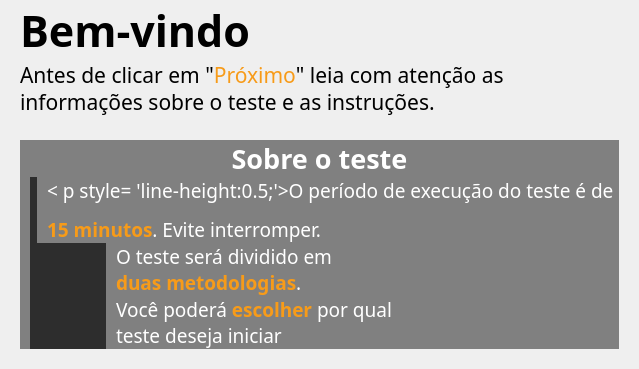
           <widget class="QFrame" name="frame_5">
            <property name="frameShape">
             <enum>QFrame::NoFrame</enum>
            </property>
            <property name="frameShadow">
             <enum>QFrame::Raised</enum>
            </property>
            <layout class="QVBoxLayout" name="verticalLayout_5">
             <property name="spacing">
              <number>0</number>
             </property>
             <property name="leftMargin">
              <number>0</number>
             </property>
             <property name="topMargin">
              <number>0</number>
             </property>
             <property name="rightMargin">
              <number>0</number>
             </property>
             <property name="bottomMargin">
              <number>0</number>
             </property>
             <item>
              <widget class="QFrame" name="textFrame">
               <property name="minimumSize">
                <size>
                 <width>0</width>
                 <height>120</height>
                </size>
               </property>
               <property name="maximumSize">
                <size>
                 <width>16777215</width>
                 <height>120</height>
                </size>
               </property>
               <property name="frameShape">
                <enum>QFrame::NoFrame</enum>
               </property>
               <property name="frameShadow">
                <enum>QFrame::Raised</enum>
               </property>
               <layout class="QVBoxLayout" name="verticalLayout_6">
                <property name="spacing">
                 <number>0</number>
                </property>
                <property name="leftMargin">
                 <number>0</number>
                </property>
                <property name="topMargin">
                 <number>0</number>
                </property>
                <property name="rightMargin">
                 <number>0</number>
                </property>
                <property name="bottomMargin">
                 <number>0</number>
                </property>
                <item>
                 <widget class="QFrame" name="frame_9">
                  <property name="styleSheet">
                   <string notr="true"/>
                  </property>
                  <property name="frameShape">
                   <enum>QFrame::NoFrame</enum>
                  </property>
                  <property name="frameShadow">
                   <enum>QFrame::Raised</enum>
                  </property>
                  <layout class="QVBoxLayout" name="verticalLayout_7">
                   <property name="spacing">
                    <number>0</number>
                   </property>
                   <property name="leftMargin">
                    <number>20</number>
                   </property>
                   <property name="topMargin">
                    <number>0</number>
                   </property>
                   <property name="rightMargin">
                    <number>0</number>
                   </property>
                   <property name="bottomMargin">
                    <number>0</number>
                   </property>
                   <item>
                    <widget class="QLabel" name="label">
                     <property name="font">
                      <font>
                       <family>Dosis</family>
                       <pointsize>32</pointsize>
                       <bold>true</bold>
                      </font>
                     </property>
                     <property name="frameShape">
                      <enum>QFrame::NoFrame</enum>
                     </property>
                     <property name="text">
                      <string>Bem-vindo</string>
                     </property>
                    </widget>
                   </item>
                  </layout>
                 </widget>
                </item>
                <item>
                 <widget class="QFrame" name="frame_10">
                  <property name="frameShape">
                   <enum>QFrame::NoFrame</enum>
                  </property>
                  <property name="frameShadow">
                   <enum>QFrame::Raised</enum>
                  </property>
                  <layout class="QHBoxLayout" name="horizontalLayout_5">
                   <property name="spacing">
                    <number>0</number>
                   </property>
                   <property name="leftMargin">
                    <number>20</number>
                   </property>
                   <property name="topMargin">
                    <number>0</number>
                   </property>
                   <property name="rightMargin">
                    <number>0</number>
                   </property>
                   <property name="bottomMargin">
                    <number>0</number>
                   </property>
                   <item>
                    <widget class="QLabel" name="label_4">
                     <property name="font">
                      <font>
                       <family>Dosis</family>
                       <pointsize>16</pointsize>
                      </font>
                     </property>
                     <property name="frameShape">
                      <enum>QFrame::NoFrame</enum>
                     </property>
                     <property name="text">
                      <string>&lt;html&gt;&lt;head/&gt;&lt;body&gt;&lt;p style= &quot;line-height:0.5;&quot;&gt;Antes de clicar em &amp;quot;&lt;span style=&quot; color:#f79b19;&quot;&gt;Próximo&lt;/span&gt;&amp;quot; leia com atenção as &lt;/p&gt;&lt;p&gt;informações sobre o teste e as instruções.&lt;/p&gt;&lt;/body&gt;&lt;/html&gt;</string>
                     </property>
                     <property name="alignment">
                      <set>Qt::AlignLeading|Qt::AlignLeft|Qt::AlignTop</set>
                     </property>
                    </widget>
                   </item>
                  </layout>
                 </widget>
                </item>
               </layout>
              </widget>
             </item>
             <item>
              <widget class="QFrame" name="frame_8">
               <property name="frameShape">
                <enum>QFrame::NoFrame</enum>
               </property>
               <property name="frameShadow">
                <enum>QFrame::Raised</enum>
               </property>
               <layout class="QHBoxLayout" name="horizontalLayout_6">
                <property name="spacing">
                 <number>0</number>
                </property>
                <property name="leftMargin">
                 <number>20</number>
                </property>
                <property name="topMargin">
                 <number>20</number>
                </property>
                <property name="rightMargin">
                 <number>20</number>
                </property>
                <property name="bottomMargin">
                 <number>20</number>
                </property>
                <item>
                 <widget class="QFrame" name="frame_7">
                  <property name="styleSheet">
                   <string notr="true">QFrame {
	background-color: #808080;
	color: #FFFFFF;
}</string>
                  </property>
                  <property name="frameShape">
                   <enum>QFrame::NoFrame</enum>
                  </property>
                  <property name="frameShadow">
                   <enum>QFrame::Plain</enum>
                  </property>
                  <property name="lineWidth">
                   <number>0</number>
                  </property>
                  <layout class="QVBoxLayout" name="verticalLayout_8">
                   <property name="spacing">
                    <number>0</number>
                   </property>
                   <property name="leftMargin">
                    <number>0</number>
                   </property>
                   <property name="topMargin">
                    <number>0</number>
                   </property>
                   <property name="rightMargin">
                    <number>0</number>
                   </property>
                   <property name="bottomMargin">
                    <number>0</number>
                   </property>
                   <item>
                    <widget class="QFrame" name="frame_11">
                     <property name="maximumSize">
                      <size>
                       <width>16777215</width>
                       <height>45</height>
                      </size>
                     </property>
                     <property name="frameShape">
                      <enum>QFrame::NoFrame</enum>
                     </property>
                     <property name="frameShadow">
                      <enum>QFrame::Raised</enum>
                     </property>
                     <layout class="QVBoxLayout" name="verticalLayout_9">
                      <property name="leftMargin">
                       <number>0</number>
                      </property>
                      <property name="topMargin">
                       <number>0</number>
                      </property>
                      <property name="rightMargin">
                       <number>0</number>
                      </property>
                      <property name="bottomMargin">
                       <number>0</number>
                      </property>
                      <item>
                       <widget class="QLabel" name="label_5">
                        <property name="font">
                         <font>
                          <family>Dosis</family>
                          <pointsize>20</pointsize>
                          <bold>true</bold>
                         </font>
                        </property>
                        <property name="frameShape">
                         <enum>QFrame::NoFrame</enum>
                        </property>
                        <property name="text">
                         <string>Sobre o teste</string>
                        </property>
                        <property name="alignment">
                         <set>Qt::AlignCenter</set>
                        </property>
                       </widget>
                      </item>
                     </layout>
                    </widget>
                   </item>
                   <item>
                    <widget class="QFrame" name="frame_14">
                     <property name="maximumSize">
                      <size>
                       <width>16777215</width>
                       <height>75</height>
                      </size>
                     </property>
                     <property name="frameShape">
                      <enum>QFrame::NoFrame</enum>
                     </property>
                     <property name="frameShadow">
                      <enum>QFrame::Raised</enum>
                     </property>
                     <layout class="QHBoxLayout" name="horizontalLayout_10">
                      <property name="spacing">
                       <number>0</number>
                      </property>
                      <property name="leftMargin">
                       <number>10</number>
                      </property>
                      <property name="topMargin">
                       <number>0</number>
                      </property>
                      <property name="rightMargin">
                       <number>0</number>
                      </property>
                      <property name="bottomMargin">
                       <number>0</number>
                      </property>
                      <item>
                       <widget class="QFrame" name="frame_21">
                        <property name="minimumSize">
                         <size>
                          <width>0</width>
                          <height>30</height>
                         </size>
                        </property>
                        <property name="maximumSize">
                         <size>
                          <width>76</width>
                          <height>16777215</height>
                         </size>
                        </property>
                        <property name="frameShape">
                         <enum>QFrame::NoFrame</enum>
                        </property>
                        <property name="frameShadow">
                         <enum>QFrame::Raised</enum>
                        </property>
                        <layout class="QHBoxLayout" name="horizontalLayout_11">
                         <property name="spacing">
                          <number>0</number>
                         </property>
                         <property name="leftMargin">
                          <number>0</number>
                         </property>
                         <property name="topMargin">
                          <number>0</number>
                         </property>
                         <property name="rightMargin">
                          <number>0</number>
                         </property>
                         <property name="bottomMargin">
                          <number>0</number>
                         </property>
                         <item>
                          <widget class="QLabel" name="label_10">
                           <property name="styleSheet">
                            <string notr="true">background-color: rgb(45, 45, 45);
border-radius: 37px</string>
                           </property>
                           <property name="frameShape">
                            <enum>QFrame::NoFrame</enum>
                           </property>
                           <property name="text">
                            <string/>
                           </property>
                           <property name="pixmap">
                            <pixmap>Resources/img/sand-clock.png</pixmap>
                           </property>
                           <property name="scaledContents">
                            <bool>true</bool>
                           </property>
                           <property name="alignment">
                            <set>Qt::AlignCenter</set>
                           </property>
                           <property name="margin">
                            <number>15</number>
                           </property>
                          </widget>
                         </item>
                        </layout>
                       </widget>
                      </item>
                      <item>
                       <widget class="QFrame" name="frame_22">
                        <property name="maximumSize">
                         <size>
                          <width>16777215</width>
                          <height>16777215</height>
                         </size>
                        </property>
                        <property name="frameShape">
                         <enum>QFrame::NoFrame</enum>
                        </property>
                        <property name="frameShadow">
                         <enum>QFrame::Raised</enum>
                        </property>
                        <layout class="QHBoxLayout" name="horizontalLayout_16">
                         <property name="spacing">
                          <number>0</number>
                         </property>
                         <property name="leftMargin">
                          <number>10</number>
                         </property>
                         <property name="topMargin">
                          <number>0</number>
                         </property>
                         <property name="rightMargin">
                          <number>0</number>
                         </property>
                         <property name="bottomMargin">
                          <number>0</number>
                         </property>
                         <item>
                          <widget class="QLabel" name="label_13">
                           <property name="font">
                            <font>
                             <family>Dosis</family>
                             <pointsize>14</pointsize>
                            </font>
                           </property>
                           <property name="frameShape">
                            <enum>QFrame::NoFrame</enum>
                           </property>
                           <property name="text">
                            <string>&lt;html&gt;&lt;head/&gt;&lt;body&gt;&lt; p style= 'line-height:0.5;'&gt;O período de execução do teste é de &lt;/p&gt;&lt;p&gt;&lt;span style=&quot; font-weight:700; color:#f79b19;&quot;&gt;15 minutos&lt;/span&gt;. Evite interromper.&lt;/p&gt;&lt;/body&gt;&lt;/html&gt;</string>
                           </property>
                          </widget>
                         </item>
                        </layout>
                       </widget>
                      </item>
                     </layout>
                    </widget>
                   </item>
                   <item>
                    <widget class="QFrame" name="frame_12">
                     <property name="maximumSize">
                      <size>
                       <width>16777215</width>
                       <height>75</height>
                      </size>
                     </property>
                     <property name="frameShape">
                      <enum>QFrame::NoFrame</enum>
                     </property>
                     <property name="frameShadow">
                      <enum>QFrame::Raised</enum>
                     </property>
                     <layout class="QHBoxLayout" name="horizontalLayout_12">
                      <property name="spacing">
                       <number>0</number>
                      </property>
                      <property name="leftMargin">
                       <number>10</number>
                      </property>
                      <property name="topMargin">
                       <number>0</number>
                      </property>
                      <property name="rightMargin">
                       <number>0</number>
                      </property>
                      <property name="bottomMargin">
                       <number>0</number>
                      </property>
                      <item>
                       <widget class="QFrame" name="frame_23">
                        <property name="maximumSize">
                         <size>
                          <width>76</width>
                          <height>16777215</height>
                         </size>
                        </property>
                        <property name="frameShape">
                         <enum>QFrame::NoFrame</enum>
                        </property>
                        <property name="frameShadow">
                         <enum>QFrame::Raised</enum>
                        </property>
                        <layout class="QHBoxLayout" name="horizontalLayout_13">
                         <property name="spacing">
                          <number>0</number>
                         </property>
                         <property name="leftMargin">
                          <number>0</number>
                         </property>
                         <property name="topMargin">
                          <number>0</number>
                         </property>
                         <property name="rightMargin">
                          <number>0</number>
                         </property>
                         <property name="bottomMargin">
                          <number>0</number>
                         </property>
                         <item>
                          <widget class="QLabel" name="label_11">
                           <property name="styleSheet">
                            <string notr="true">background-color: rgb(45, 45, 45);
border-radius: 37px</string>
                           </property>
                           <property name="frameShape">
                            <enum>QFrame::NoFrame</enum>
                           </property>
                           <property name="text">
                            <string/>
                           </property>
                           <property name="pixmap">
                            <pixmap>Resources/img/process.png</pixmap>
                           </property>
                           <property name="scaledContents">
                            <bool>true</bool>
                           </property>
                           <property name="margin">
                            <number>15</number>
                           </property>
                          </widget>
                         </item>
                        </layout>
                       </widget>
                      </item>
                      <item>
                       <widget class="QFrame" name="frame_24">
                        <property name="frameShape">
                         <enum>QFrame::NoFrame</enum>
                        </property>
                        <property name="frameShadow">
                         <enum>QFrame::Raised</enum>
                        </property>
                        <layout class="QHBoxLayout" name="horizontalLayout_17">
                         <property name="spacing">
                          <number>0</number>
                         </property>
                         <property name="leftMargin">
                          <number>10</number>
                         </property>
                         <property name="topMargin">
                          <number>0</number>
                         </property>
                         <property name="rightMargin">
                          <number>0</number>
                         </property>
                         <property name="bottomMargin">
                          <number>0</number>
                         </property>
                         <item>
                          <widget class="QLabel" name="label_14">
                           <property name="font">
                            <font>
                             <family>Dosis</family>
                             <pointsize>14</pointsize>
                            </font>
                           </property>
                           <property name="frameShape">
                            <enum>QFrame::NoFrame</enum>
                           </property>
                           <property name="text">
                            <string>&lt;html&gt;&lt;head/&gt;&lt;body&gt;&lt;p style= 'line-height:0.5;'&gt;O teste será dividido em &lt;/p&gt;&lt;p&gt;&lt;span style=&quot; font-weight:700; color:#f79b19;&quot;&gt;duas metodologias&lt;/span&gt;.&lt;/p&gt;&lt;/body&gt;&lt;/html&gt;</string>
                           </property>
                          </widget>
                         </item>
                        </layout>
                       </widget>
                      </item>
                     </layout>
                    </widget>
                   </item>
                   <item>
                    <widget class="QFrame" name="frame_13">
                     <property name="maximumSize">
                      <size>
                       <width>16777215</width>
                       <height>75</height>
                      </size>
                     </property>
                     <property name="frameShape">
                      <enum>QFrame::NoFrame</enum>
                     </property>
                     <property name="frameShadow">
                      <enum>QFrame::Raised</enum>
                     </property>
                     <layout class="QHBoxLayout" name="horizontalLayout_14">
                      <property name="spacing">
                       <number>0</number>
                      </property>
                      <property name="leftMargin">
                       <number>10</number>
                      </property>
                      <property name="topMargin">
                       <number>0</number>
                      </property>
                      <property name="rightMargin">
                       <number>0</number>
                      </property>
                      <property name="bottomMargin">
                       <number>0</number>
                      </property>
                      <item>
                       <widget class="QFrame" name="frame_25">
                        <property name="minimumSize">
                         <size>
                          <width>0</width>
                          <height>0</height>
                         </size>
                        </property>
                        <property name="maximumSize">
                         <size>
                          <width>76</width>
                          <height>16777215</height>
                         </size>
                        </property>
                        <property name="frameShape">
                         <enum>QFrame::NoFrame</enum>
                        </property>
                        <property name="frameShadow">
                         <enum>QFrame::Raised</enum>
                        </property>
                        <layout class="QHBoxLayout" name="horizontalLayout_15">
                         <property name="spacing">
                          <number>0</number>
                         </property>
                         <property name="leftMargin">
                          <number>0</number>
                         </property>
                         <property name="topMargin">
                          <number>0</number>
                         </property>
                         <property name="rightMargin">
                          <number>0</number>
                         </property>
                         <property name="bottomMargin">
                          <number>0</number>
                         </property>
                         <item>
                          <widget class="QLabel" name="label_12">
                           <property name="styleSheet">
                            <string notr="true">background-color: rgb(45, 45, 45);
border-radius: 37px</string>
                           </property>
                           <property name="frameShape">
                            <enum>QFrame::NoFrame</enum>
                           </property>
                           <property name="text">
                            <string/>
                           </property>
                           <property name="pixmap">
                            <pixmap>Resources/img/choice.png</pixmap>
                           </property>
                           <property name="scaledContents">
                            <bool>true</bool>
                           </property>
                           <property name="margin">
                            <number>15</number>
                           </property>
                          </widget>
                         </item>
                        </layout>
                       </widget>
                      </item>
                      <item>
                       <widget class="QFrame" name="frame_26">
                        <property name="frameShape">
                         <enum>QFrame::NoFrame</enum>
                        </property>
                        <property name="frameShadow">
                         <enum>QFrame::Raised</enum>
                        </property>
                        <layout class="QHBoxLayout" name="horizontalLayout_18">
                         <property name="spacing">
                          <number>0</number>
                         </property>
                         <property name="leftMargin">
                          <number>10</number>
                         </property>
                         <property name="topMargin">
                          <number>0</number>
                         </property>
                         <property name="rightMargin">
                          <number>0</number>
                         </property>
                         <property name="bottomMargin">
                          <number>0</number>
                         </property>
                         <item>
                          <widget class="QLabel" name="label_15">
                           <property name="font">
                            <font>
                             <family>Dosis</family>
                             <pointsize>14</pointsize>
                            </font>
                           </property>
                           <property name="frameShape">
                            <enum>QFrame::NoFrame</enum>
                           </property>
                           <property name="text">
                            <string>&lt;html&gt;&lt;head/&gt;&lt;body&gt;&lt;p style= 'line-height:0.5;'&gt;Você poderá &lt;span style=&quot; font-weight:700; color:#f79b19;&quot;&gt;escolher&lt;/span&gt; por qual &lt;/p&gt;&lt;p&gt;teste deseja iniciar&lt;/p&gt;&lt;/body&gt;&lt;/html&gt;</string>
                           </property>
                          </widget>
                         </item>
                        </layout>
                       </widget>
                      </item>
                     </layout>
                    </widget>
                   </item>
                  </layout>
                 </widget>
                </item>
               </layout>
              </widget>
             </item>
            </layout>
           </widget>
